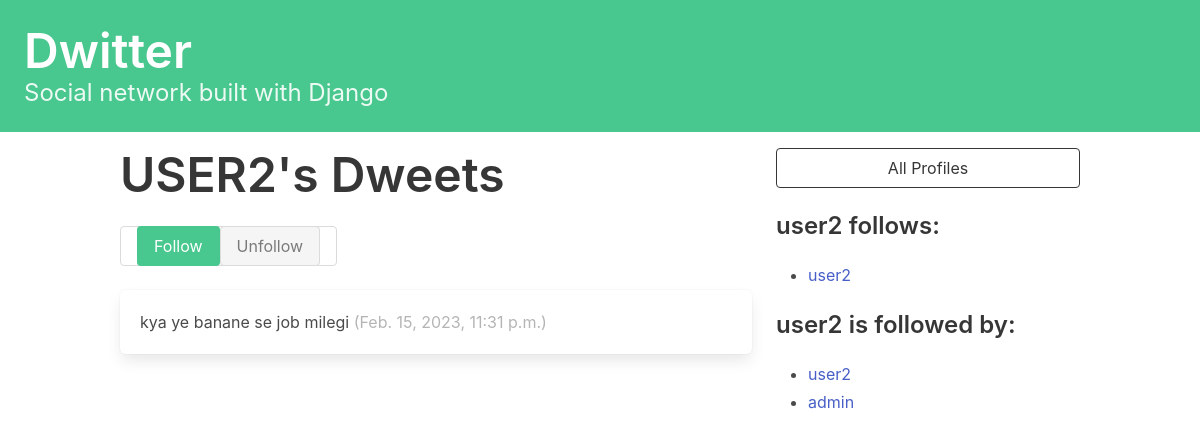
Before: /profile/30 with the older database file.
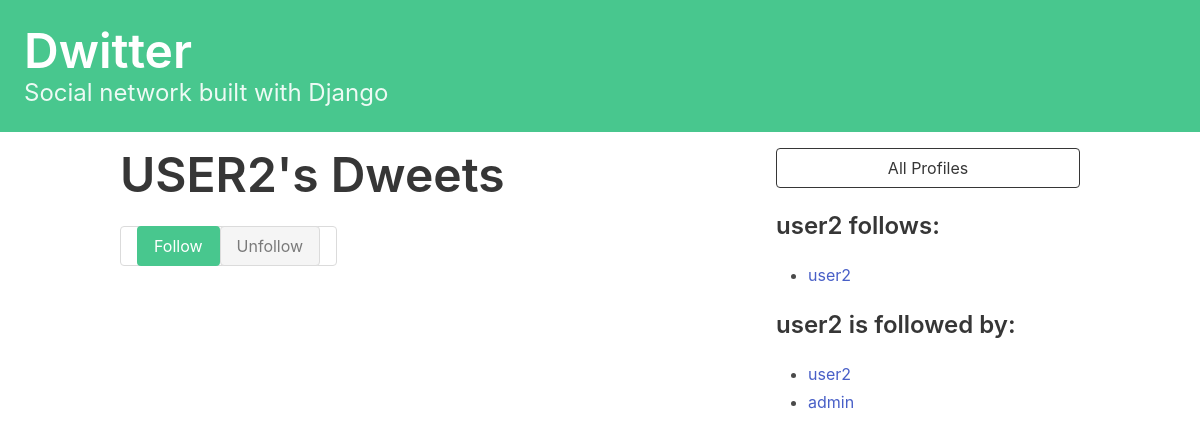
After: the same page with the newer database file.
### dwitter/models.py (models this page shows, shortened)
class Dweet(models.Model):
	user = models.ForeignKey(User,related_name='dweets', on_delete=models.DO_NOTHING)
	body = models.CharField(max_length=140)
	created_at = models.DateTimeField(auto_now_add=True)

class Profile(models.Model):
	user= models.OneToOneField(User, on_delete=models.CASCADE)
	follows=models.ManyToManyField(
		'self', related_name="followed_by", symmetrical=False, blank=True
	)
	def __str__(self):
		return self.user.username

### dwitter/views.py (the view, shortened to what this page needs)
# urls.py: path('profile/<int:pk>', profile, name='profile'),
def profile(request, pk):
    profile = Profile.objects.get(pk=pk)
    return render(request, "dwitter/profile.html", {"profile": profile})

### dwitter/templates/dwitter/profile.html (shortened to what this page needs)
{% extends 'base.html' %}
{% block content %}
<div class="column">
    <div class="block">
    <h1 class="title is-1">
        {{profile.user.username|upper}}'s Dweets
    </h1>
    <form method="post">
        <div class='button has-addons'>
            {% if profile in user.profile.follows.all %}
                <button class='button is-success is-static'>Follow</button>
                <button class='button is-danger' name='follow' value='unfollow'>Unfollow</button>
            {% else %}
                <button class='button is-success' name='follow' value='follow'>Follow</button>
                <button class='button is-danger is-static'>Unfollow</button>
            {% endif %}
        </div>
    </form>
    </div>
    <div class='content'>
    {% for dweet in profile.user.dweets.all %}
        <div class='box'>
            {{ dweet.body }}
            <span class='is-small has-text-grey-light'>
                ({{ dweet.created_at }})
            </span>
        </div>
    {% endfor %}
    </div>
</div>
<div class="column is-one-third">
    <div class="block">
        <a href="{% url 'dwitter:profile_list' %}">
            <button class="button is-dark is-outlined is-fullwidth">
                All Profiles
            </button>
        </a>
    </div>
    <div class="block">
        <h3 class="title is-4">
            {{profile.user.username}} follows:
        </h3>
        <div class="content">
            <ul>
            {% for following in profile.follows.all %}
                <li>
                    <a href="{% url 'dwitter:profile' following.id %}">
                        {{ following }}
                    </a>
                </li>
            {% endfor %}
            </ul>
        </div>
    </div>
    <div class="block">
        <h3 class="title is-4">
            {{profile.user.username}} is followed by:
        </h3>
        <div class="content">
            <ul>
            {% for follower in profile.followed_by.all %}
                <li>
                    <a href="{% url 'dwitter:profile' follower.id %}">
                        {{ follower }}
                    </a>
                </li>
            {% endfor %}
            </ul>
        </div>
    </div>
</div>
{% endblock content %}

Changed rows visible on the page:
removed Dweet: body "kya ye banane se job milegi", created_at "Feb. 15, 2023, 11:31 p.m."
